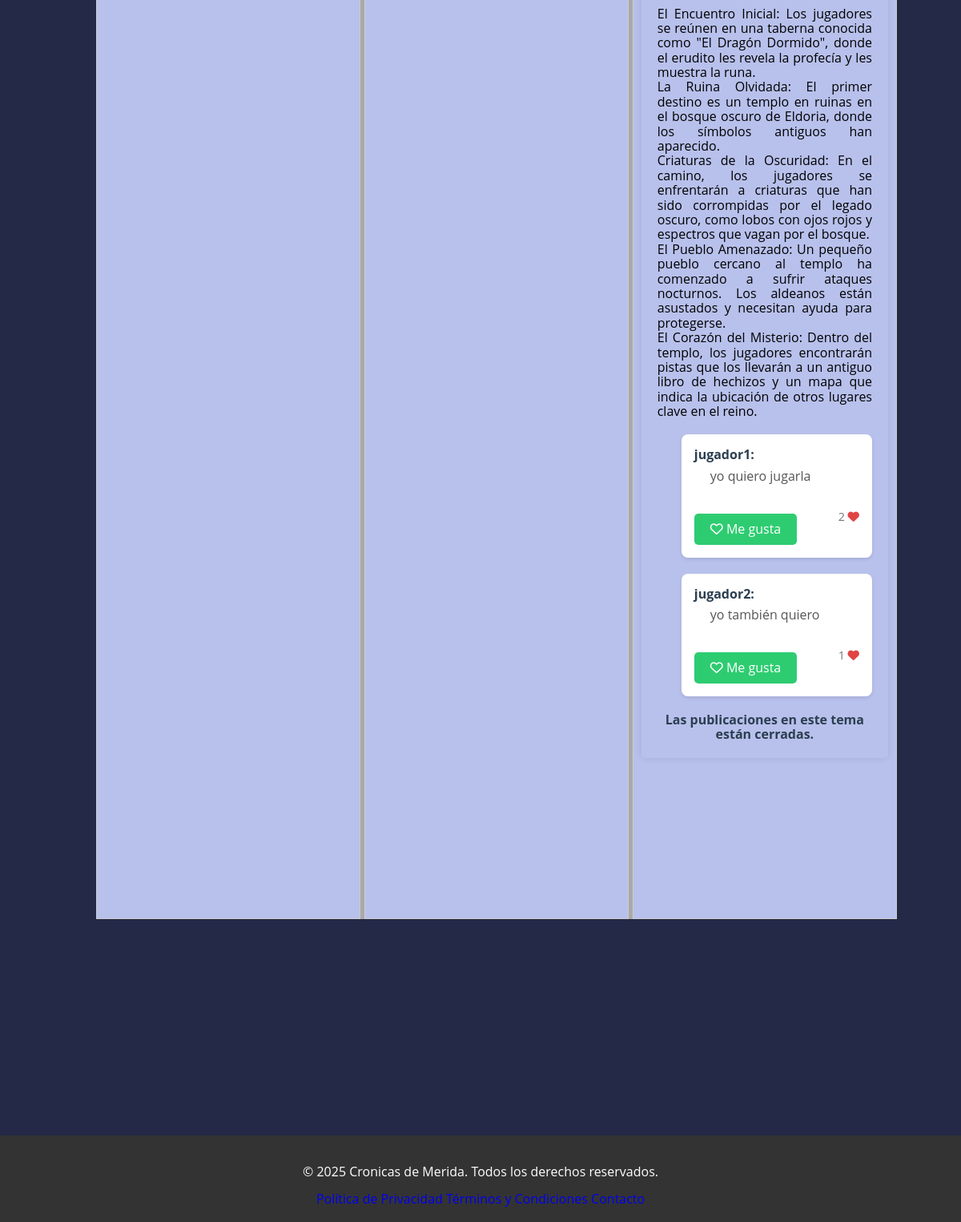
/?pag=forum&categoria_id=4&tema_id=4 (lower part), run on an earlier commit of the app's database.
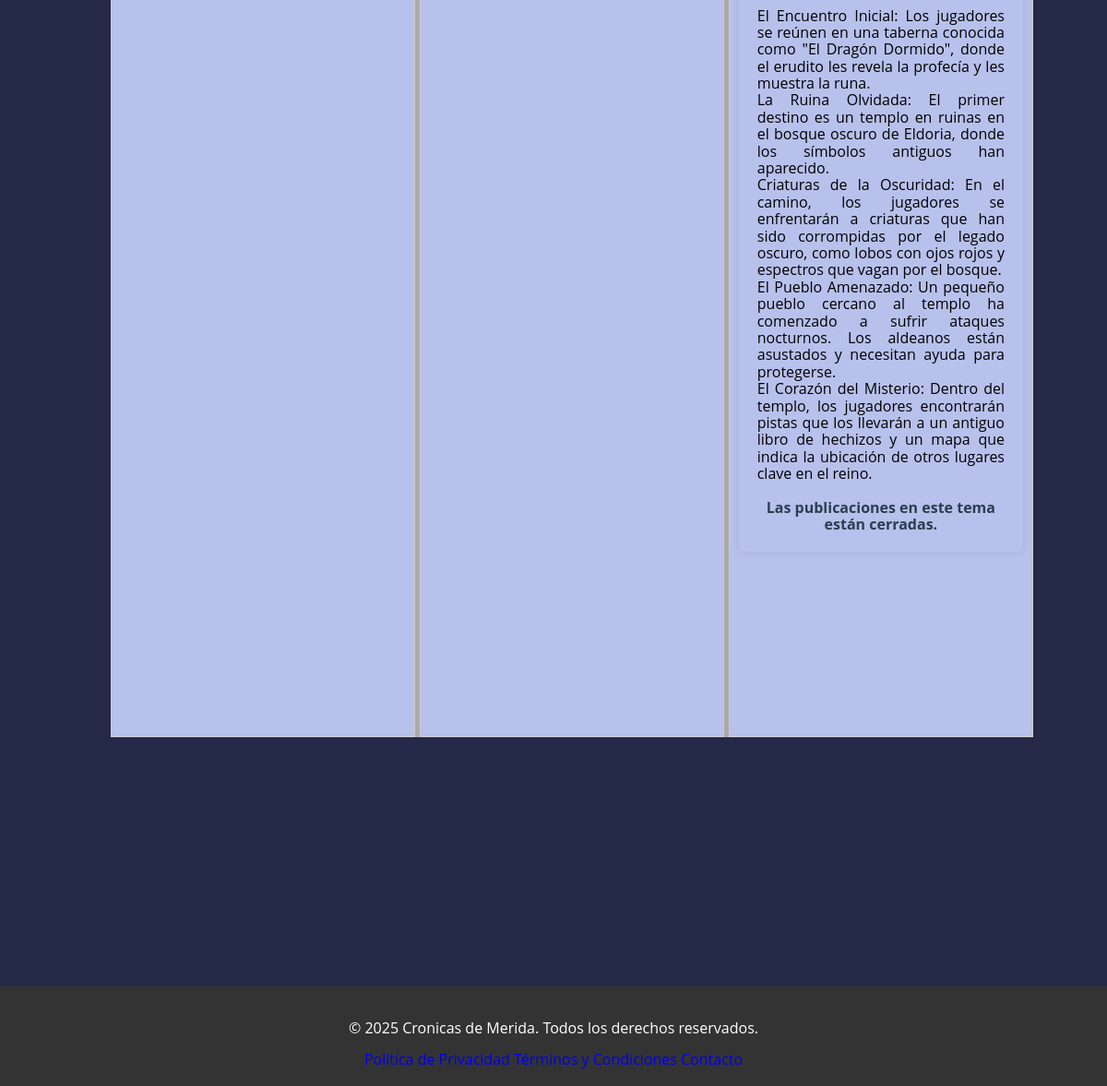
And on a later commit of the database.
### tables this page shows
CREATE TABLE `publicaciones` (
  `id` int(11) NOT NULL,
  `tema_id` int(11) NOT NULL COMMENT 'ID del tema al que pertenece',
  `contenido` text NOT NULL COMMENT 'Contenido de la publicación',
  `usuario_id` int(11) NOT NULL COMMENT 'ID del usuario que publicó',
  `created_at` timestamp NOT NULL DEFAULT current_timestamp() COMMENT 'Fecha y hora de la publicación'
);

CREATE TABLE `usuarios` (
  `id` int(11) NOT NULL,
  `nombre_usuario` varchar(50) NOT NULL COMMENT 'Nombre de usuario único',
  `nombre` varchar(100) NOT NULL COMMENT 'Nombre completo',
  `email` varchar(100) NOT NULL COMMENT 'Correo electrónico',
  `password` varchar(255) NOT NULL COMMENT 'Contraseña encriptada',
  `rol_id` int(11) DEFAULT 1 COMMENT 'Rol del usuario (relación con la tabla roles)',
  `reset_token` varchar(255) DEFAULT NULL COMMENT 'token para validar el cambio de contrasena',
  `token_expiracion` datetime DEFAULT NULL COMMENT 'fecha a la que el token deja de ser valido'
);

### www/controllers/forum.php (called while the page is built, shortened)
<?php
$tema_id = $_GET['tema_id'] ?? null;
if ($tema_id) {
    $stmt = $pdo->prepare(" SELECT publicaciones.id, publicaciones.contenido, usuarios.nombre_usuario
    FROM publicaciones
    JOIN usuarios ON publicaciones.usuario_id = usuarios.id
    WHERE publicaciones.tema_id = ?");
    $stmt->execute([$tema_id]);
    $publicaciones = $stmt->fetchAll();
}

### www/views/forum.php (the view, shortened to what the changed rows need)
<?php include_once "controllers/forum.php"; ?>
<div class="foro">
    <div class="container">
        <div class="section section--three">
            <?php if ($tema_id): ?>
                <section class="forum__column forum__posts">
                    <?php if (count($publicaciones) > 0): ?>
                        <?php foreach ($publicaciones as $publicacion): ?>
                            <div class="card-post">
                                <div class="card-post__header">
                                    <p class="card-post__user"><strong><?= htmlspecialchars($publicacion['nombre_usuario']) ?>:</strong></p>
                                </div>
                                <div class="card-post__body">
                                    <p class="card-post__content"> <?= htmlspecialchars($publicacion['contenido']) ?></p>
                                </div>
                                <div class="card-post__footer">
                                    <form method="post" class="card-post__like-form">
                                        <?php
                                        $stmt = $pdo->prepare("SELECT * FROM me_gustas WHERE publicacion_id = :publicacion_id AND usuario_id = :usuario_id");
                                        $stmt->execute([
                                            ':publicacion_id' => $publicacion['id'],
                                            ':usuario_id' => $usuario->get_id()
                                        ]);
                                        $me_gusta = $stmt->fetch();
                                        ?>
                                        <?php if ($me_gusta): ?>
                                            <button type="submit" name="dar_me_gusta" class="button button--dislike">
                                                <i class="fas fa-heart"></i> Ya no me gusta
                                            </button>
                                        <?php else: ?>
                                            <button type="submit" name="dar_me_gusta" class="button button--like">
                                                <i class="far fa-heart"></i> Me gusta
                                            </button>
                                        <?php endif; ?>
                                    </form>
                                    <?php
                                    $stmt = $pdo->prepare("SELECT COUNT(*) FROM me_gustas WHERE publicacion_id = :publicacion_id");
                                    $stmt->execute([':publicacion_id' => $publicacion['id']]);
                                    $me_gustas_count = $stmt->fetchColumn();
                                    ?>
                                    <p class="card-post__likes"> <?= $me_gustas_count ?> <i class="fas fa-heart" style="color: var(--button-bg-color-danger);"></i></p>
                                </div>
                            </div>
                        <?php endforeach; ?>
                    <?php else: ?>
                        <p class="forum__no-posts">No hay publicaciones en este tema.</p>
                    <?php endif; ?>
                </section>
            <?php endif; ?>
        </div>
    </div>
</div>

What changed in the data, as far as the page shows it:
removed publicaciones: usuario.nombre_usuario "jugador1", contenido "yo quiero jugarla", me_gustas_count "2"
removed publicaciones: usuario.nombre_usuario "jugador2", contenido "yo también quiero", me_gustas_count "1"
